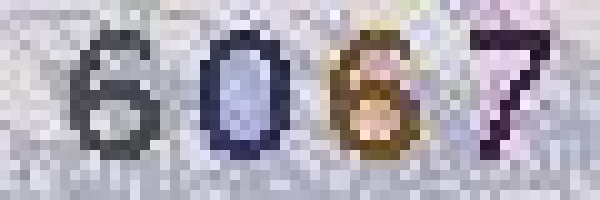
#> input picture python/图片处理/提取图片文字/test3.png, 600 x 200 px
$ python deal_picture.py
#> lines starting #> are read from the running program, lines starting #| are printed output that depends on the picture
from PIL import Image
import subprocess

def cleanFile(filePath, newFilePath):
#> called with filePath = 'test3.png', newFilePath = 'test3clean.png'
    image = Image.open(filePath)
#> image is the input picture: PIL image 600x200 RGBA; mean R, G, B, A 175.2, 169.9, 180.9, 255

    # 对图片进行阈值过滤（低于143的置为黑色，否则为白色）
    image = image.point(lambda x: 0 if x < 143 else 255)
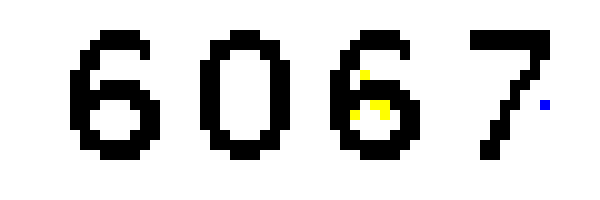
#> image: PIL image 600x200 RGBA; mean R, G, B, A 209.5, 209.5, 208.7, 255
    # 重新保存图片
    image.save(newFilePath)

    # 调用系统的tesseract命令对图片进行OCR识别
    subprocess.call(["tesseract", newFilePath, "output"]) #第三个参数是保存后的文件名
#> (this line was passed over: subprocess is not available in this run)

    # 打开文件读取结果
    with open("output.txt", 'r') as f:
#> (reads c++/stream/output.txt from the repository)
        print(f.read())

if __name__ == "__main__":
    cleanFile("test3.png", "test3clean.png")
